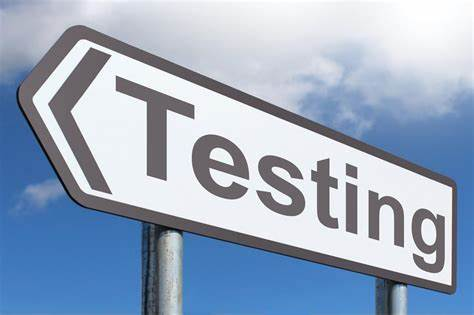
#> input picture lesson2/data/test.jpeg, 474 x 315 px, found by its file name
$ jupyter execute --allow-errors Homework2.ipynb
#> lines starting #> are read from the running program, lines starting #| are printed output that depends on the picture
[cell 1]
import cv2
import numpy as np
from matplotlib import pyplot as plt
plt.rcParams['figure.figsize'] = [15, 10]

img = cv2.imread('../data/test.jpeg')
#> img is the input picture: shape (315, 474, 3); mean B, G, R 193.4, 170.9, 154.6
img = cv2.cvtColor(img, cv2.COLOR_BGR2RGB)

rows, cols, chanels = img.shape
#> rows = 315; cols = 474; chanels = 3

b, g, r = cv2.split(img)
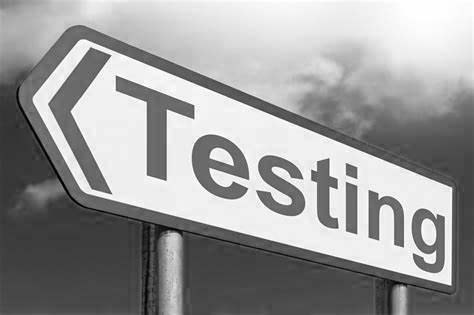
#> b: shape (315, 474); min 0, max 255, mean 154.6
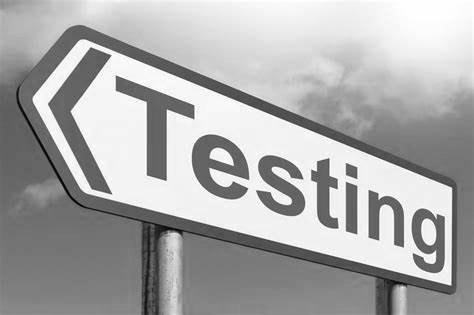
#> g: shape (315, 474); min 0, max 255, mean 170.9
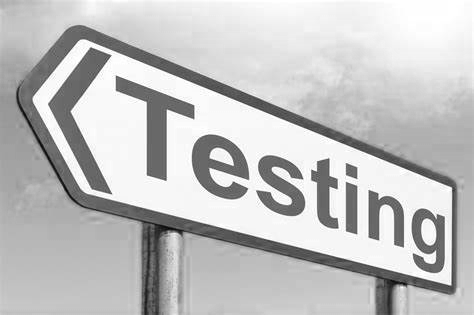
#> r: shape (315, 474); min 4, max 255, mean 193.4

# Compute the mean values for all three colour channels (red, green, blue)
mean_r = np.mean(r)
#> mean_r = 193.4
mean_g = np.mean(g)
#> mean_g = 170.9
mean_b = np.mean(b)
#> mean_b = 154.6

# Compute the coefficients kr, kg, kb
#> (the rest of this cell did not finish here and is left out)

[cell 2]
import cv2
import numpy as np
from matplotlib import pyplot as plt
plt.rcParams['figure.figsize'] = [15, 10]

img = cv2.imread('../data/test.jpeg')
img = cv2.cvtColor(img, cv2.COLOR_BGR2RGB)
# Load your image
img = cv2.imread('/home/hask/Project/test.jpeg')
img = cv2.cvtColor(img, cv2.COLOR_BGR2RGB)

b, g, r = cv2.split(img)
# Compute the maximum values for all three colour channels (red, green, blue)
max_r = np.max(r)
#> max_r = 255
max_g = np.max(g)
#> max_g = 255
max_b = np.max(b)
#> max_b = 255

balanced = np.zeros_like(img)
balanced[:, :, 0] = (b / max_b) * 255
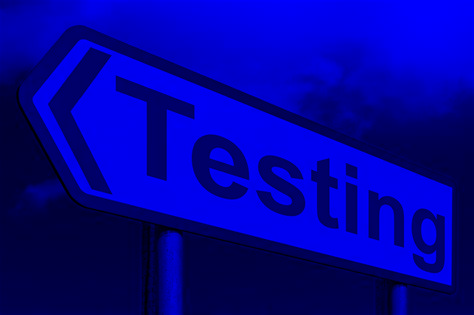
#> balanced: shape (315, 474, 3); mean of channels 0, 1, 2 154.6, 0, 0; drawn as B, G, R
balanced[:, :, 1] = (g / max_g) * 255
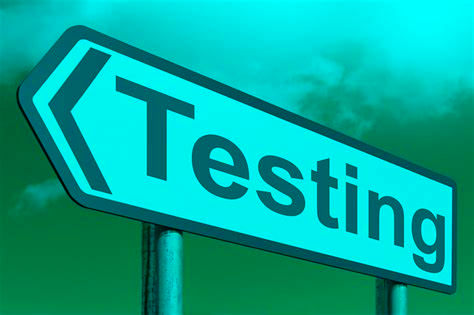
#> balanced: shape (315, 474, 3); mean of channels 0, 1, 2 154.6, 170.9, 0; drawn as B, G, R
balanced[:, :, 2] = (r / max_r) * 255

plt.subplot(121), plt.imshow(img)
plt.subplot(122), plt.imshow(balanced)
